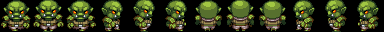

The image is a tile-based game level rendered from a .tmx file. Its description and source (layers, tilesets, objects; grid data summarised) follow:
An orthogonal 12x1 tile map with 32x32 px tiles, 1 tile layer (sprite).

<map version="1.0" orientation="orthogonal" width="12" height="1" tilewidth="32" tileheight="32">
 <tileset firstgid="1" name="monsters-32x32" tilewidth="32" tileheight="32">
  <image source="monsters-32x32.png" width="384" height="256" />
 </tileset>
 <layer name="sprite" width="12" height="1">
  <data>[12 cells, 12 non-empty, 12 distinct tile ids]</data>
 </layer>
</map>
